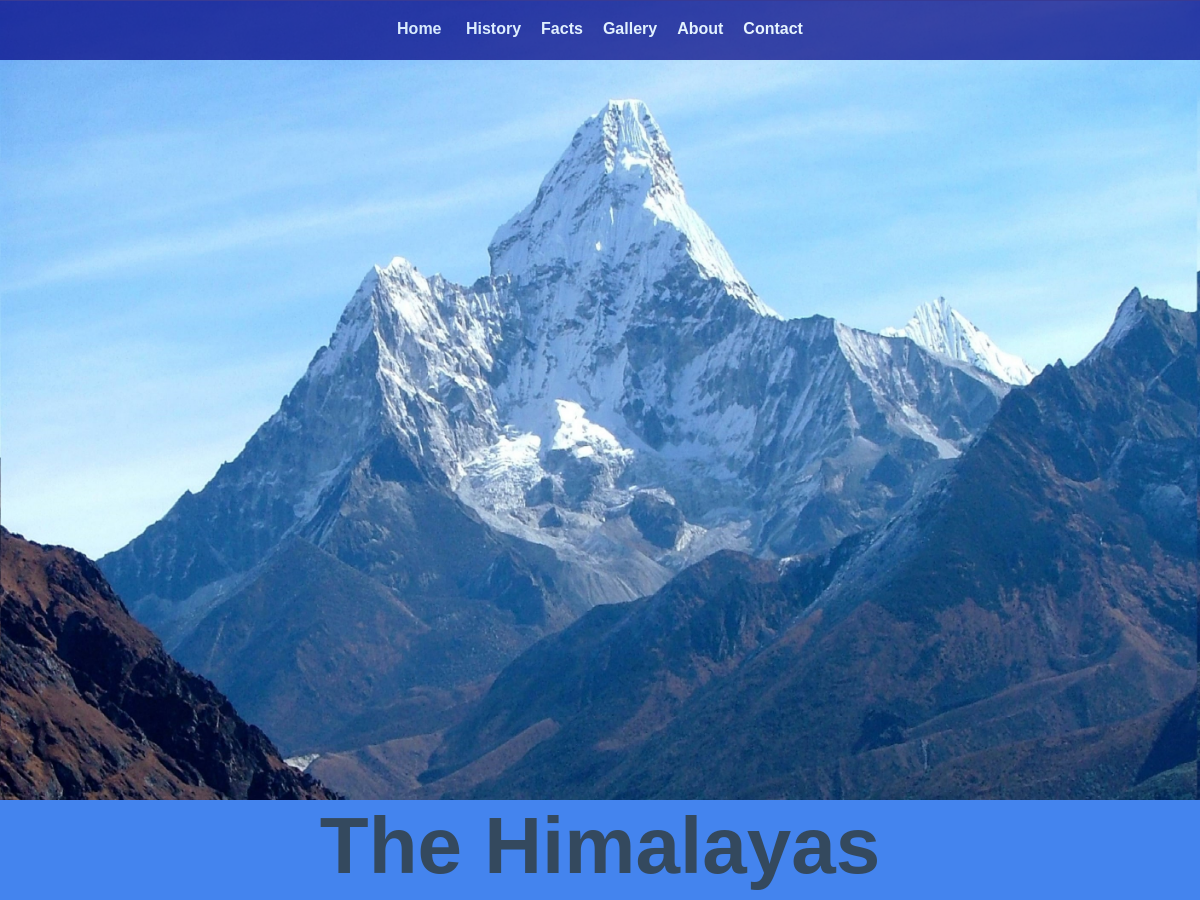
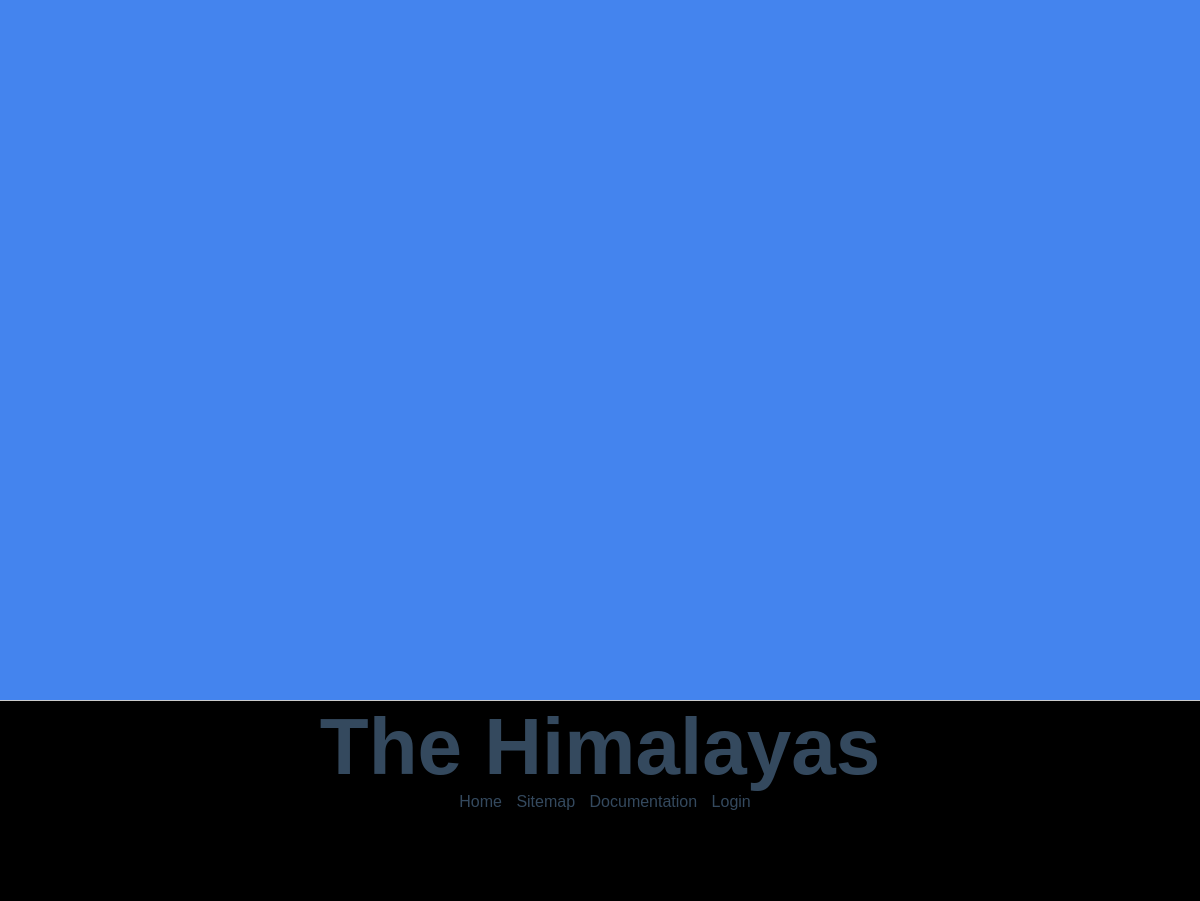
The page /index.php?category=pages&page=page1 on the database its author committed (2 pictures, top to bottom).
### tables this page shows
CREATE TABLE `navigation` (
  `navID` int(11) NOT NULL,
  `navName` varchar(50) NOT NULL
);

CREATE TABLE `history` (
  `hi_id` int(11) NOT NULL,
  `hi_prvi` text NOT NULL,
  `hi_drugi` text NOT NULL,
  `hi_treci` text NOT NULL,
  `hi_naslov` varchar(50) NOT NULL
);

CREATE TABLE `footer` (
  `footerID` int(11) NOT NULL,
  `footerName` text NOT NULL
);

### pages/page1.php (the view)
<section id="first">
	<?php
	$his_query="SELECT * FROM history";
	$rez = mysqli_query($konekcija, $his_query) or die("Greska prilikom iscitavanja teksta History!");
	while($r=mysqli_fetch_array($rez))
		{
			echo "<h1>{$r['hi_naslov']}</h1><div class='paragraf'><p>{$r['hi_prvi']}</p></div><div class='paragraf'><p>{$r['hi_drugi']}</p></div><div class='paragraf'><p>{$r['hi_treci']}</p></div>";
		}
	?>
</section>

### pages/nav.php (shortened to what this page needs)
<div id="nav">
	<ul>
		<li><a href="index.php">Home</a></li>
		<?php
			$upit = "SELECT * FROM navigation ORDER BY navID";
			$rez = mysqli_query($konekcija, $upit) or die("Greska prilikom iscitavanja
			navigacije!");
			while($r=mysqli_fetch_array($rez))
				{
					echo "<li><a href='index.php?category=pages&page=page{$r['navID']}'>{$r['navName']}</a></li>";
				}
		?>
	</ul>
</div>

### pages/footer.php
<footer>
<h1>The Himalayas</h1>
<span id="links">
	<a href="index.php">Home</a>
	<a href="xml/sitemap.xml">Sitemap</a>
	<a href="documentation/document.pdf">Documentation</a>
	<?php
		if(!isset($_SESSION['idU']))
			{
				$upit_footer= "SELECT * FROM footer ORDER BY footerID";
				$rez = mysqli_query($konekcija , $upit_footer) or die("Greska prilikom iscitavanja
				futera!");
				while($r=mysqli_fetch_array($rez))
					{
						echo "<a href='index.php?category=pages&page=page{$r['footerID']}'>{$r['footerName']}</a>";
					}
			}
	?>
 </span>
 </footer>

### stil.css (style rules this page uses)
* { margin: 0; padding: 0; border: none; }
body { width: 100%; font-family: 'Helvetica', sans-serif; }
#nav { position: fixed; width: 100%; height: 60px; top: 0; opacity: 0.7; background: navy; z-index: 99; }
#nav ul { padding: 20px; margin: 0 auto; list-style: none; text-align: center; }
#nav ul li { display: inline-block; margin: 0 10px; }
#nav ul li a { padding: 10px 0; color: #fff; font-size: 1rem; text-decoration: none; font-weight: bold; transition: all 0.2s ease; }
h1 { font-size: 5rem; color: #34495E; }
section { position: relative; width: 100%; padding: 50px; background: #fff; border-bottom: 1px solid #ccc; height: 100%; text-align: center; z-index: 3; }
section:nth-child(even) { background: #ecf0f1; }
#first { position: relative; width: 100%; height: 100vh; background-color:rgb(68 , 132, 238); padding: 0; }
footer { text-align: center; width: 100%; height: 200px; background-color: black; color: white; position: fixed; bottom: 0; z-index: 1; }
footer a { text-decoration: none; margin-left: 10px; color: #34495E; }

### rows shown on the page
navigation: navName "History"
navigation: navName "Facts"
navigation: navName "Gallery"
navigation: navName "About"
navigation: navName "Contact"
history: hi_naslov "The Himalayas"
footer: footerName "Login"
